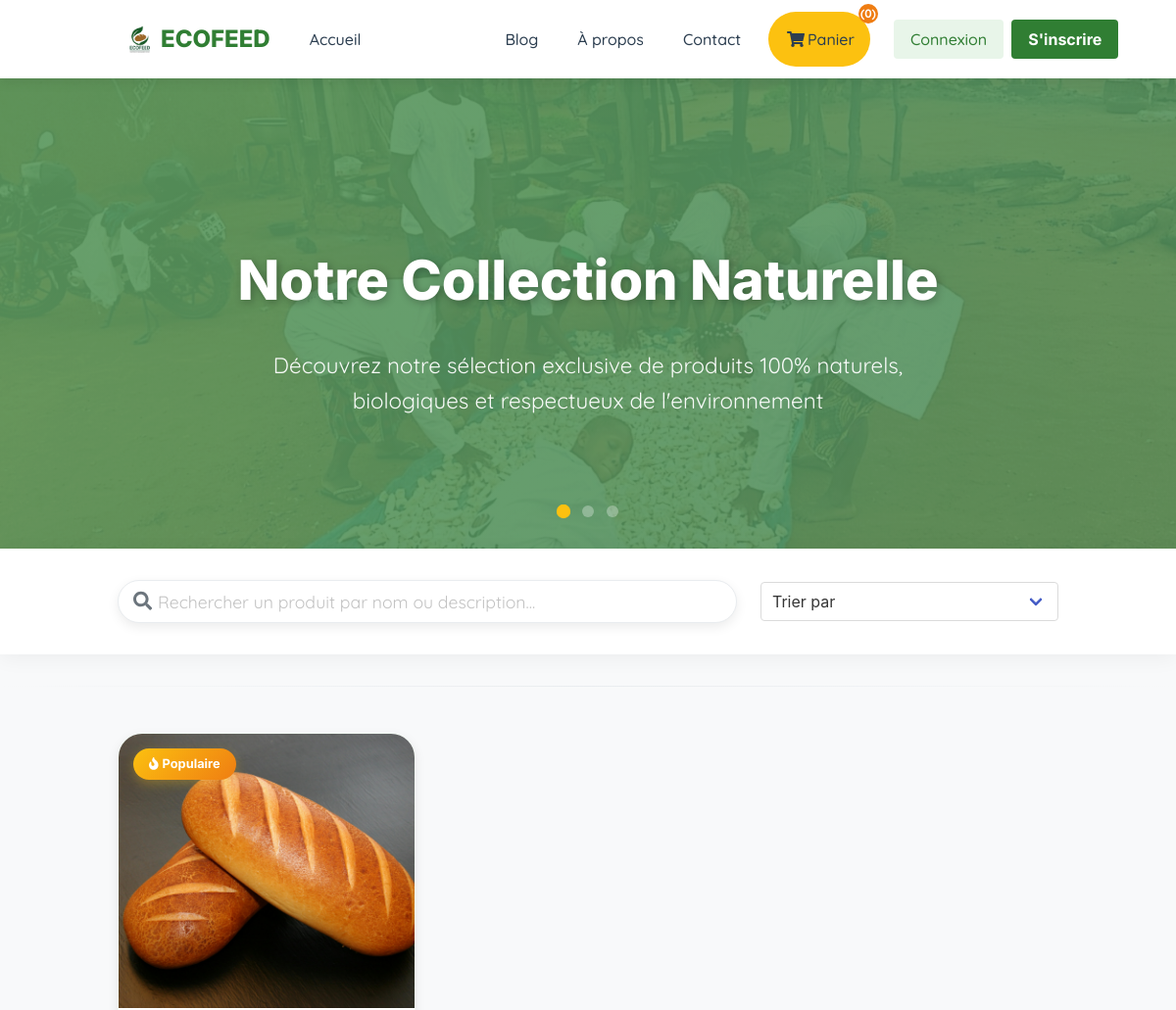
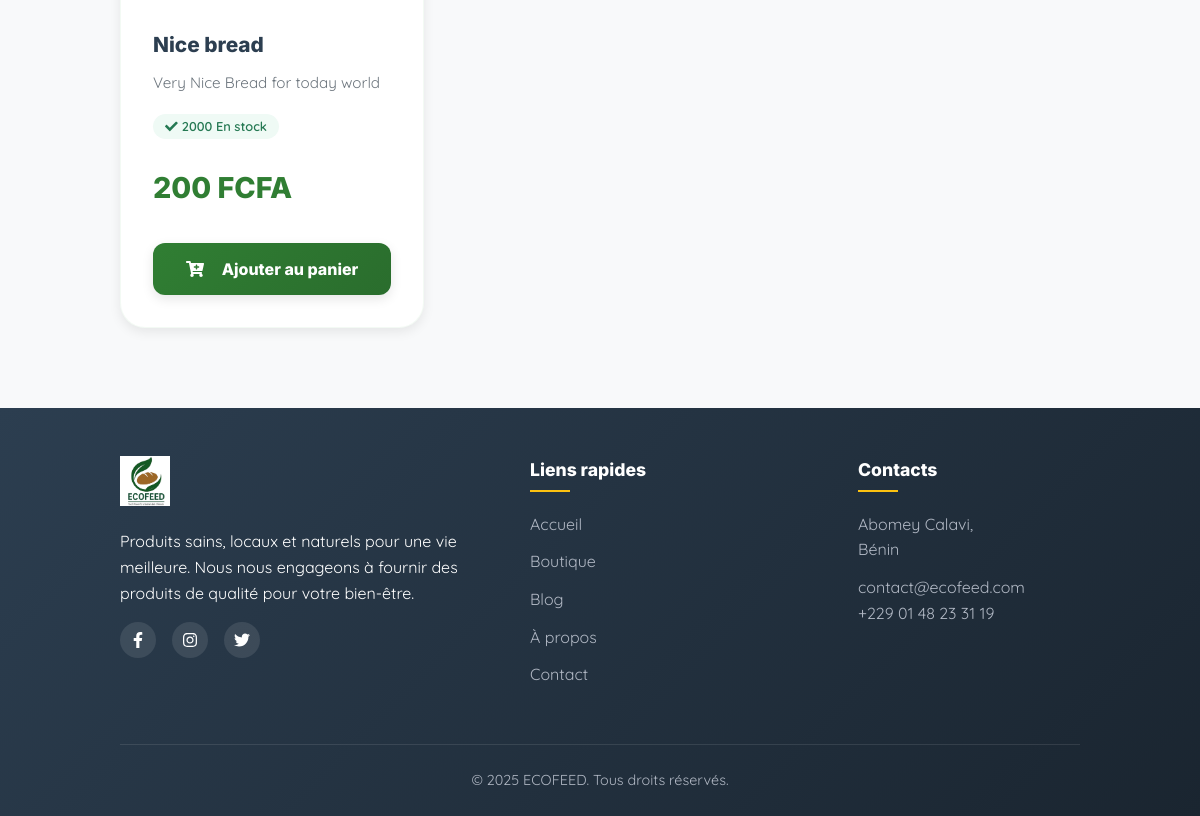
The app's page /products/, older data (2 pictures, top to bottom).
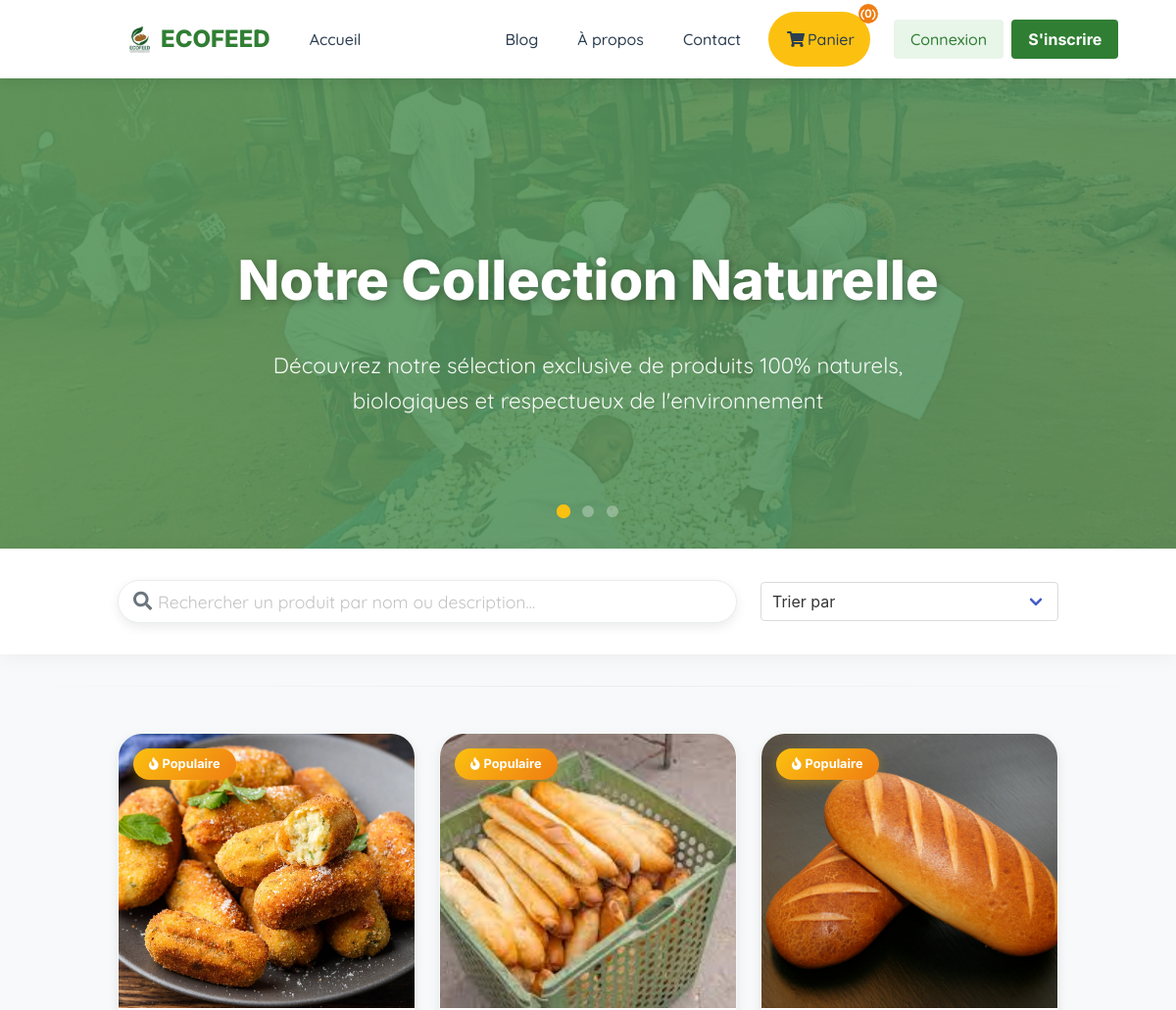
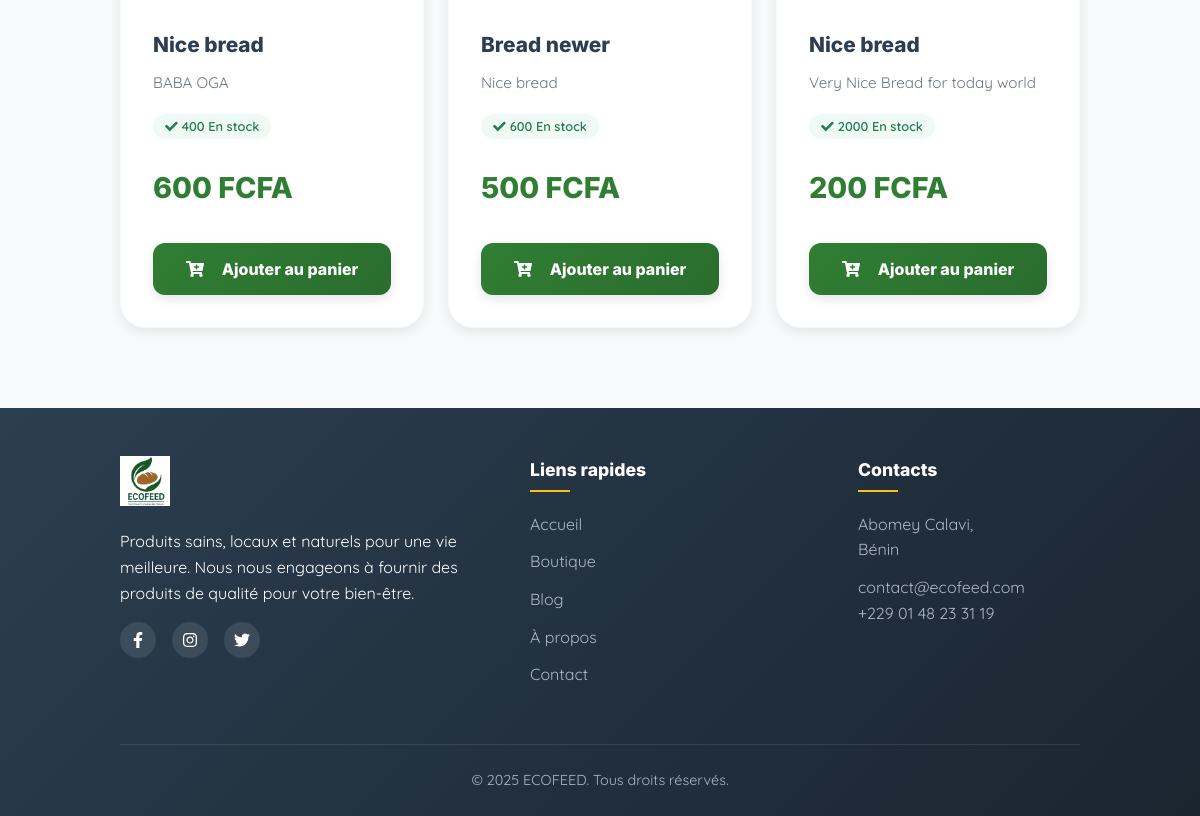
The same page, newer data (2 pictures, top to bottom).
### products/models.py (models this page shows, shortened)
class Product(models.Model):
    name = models.CharField(max_length=255)
    added_by = models.ForeignKey(User, on_delete=models.CASCADE, related_name='products')
    description = models.TextField()
    price = models.DecimalField(max_digits=10, decimal_places=0)
    available = models.PositiveIntegerField(default=0)
    currency = models.CharField(max_length=100, default="FCFA")
    image = models.ImageField(upload_to='products/')
    created_at = models.DateTimeField(auto_now_add=True)
    is_active = models.BooleanField(default=True)
    def average_rating(self):
        ratings = self.ratings.all()
        if ratings:
            return round(sum(r.rating for r in ratings) / len(ratings), 1)
        return 0

### products/views.py (the view)
# urls.py: path('',include('products.urls'))
def products(request):
    cart = request.session.get('cart', {})
    cart_product_ids = list(cart.keys())
    search_query = request.GET.get('search', '')
    sort_by = request.GET.get('sort', '')
    products_list = Product.objects.all()
    if search_query:
        products_list = products_list.filter(
            Q(name__icontains=search_query) |
            Q(description__icontains=search_query)
        )
    if sort_by == 'name':
        products_list = products_list.order_by('name')
    elif sort_by == 'price_asc':
        products_list = products_list.order_by('price')
    elif sort_by == 'price_desc':
        products_list = products_list.order_by('-price')
    elif sort_by == 'newest':
        products_list = products_list.order_by('-created_at')
    else:
        products_list = products_list.order_by('-created_at')
    paginator = Paginator(products_list, 9)
    page = request.GET.get('page')
    try:
        products_page = paginator.page(page)
    except PageNotAnInteger:
        products_page = paginator.page(1)
    except EmptyPage:
        products_page = paginator.page(paginator.num_pages)
    context = {
        'products': products_page,
        'is_admin': request.user.is_authenticated and request.user.is_admin(),
        'cart_product_ids': cart_product_ids,
        'search_query': search_query,  # Pass search back to template
        'sort_by': sort_by,            # Pass sort back to template
    }
    return render(request, "products/produits.html", context)

### products/templates/products/produits.html (shortened to what the changed rows need)
{% extends 'base.html' %}
{% load static %}
{% block content %}
<section class="products-hero">
  <div class="hero-content">
    <h1 class="hero-title">Notre Collection Naturelle</h1>
  </div>
</section>
<section class="products-grid">
  <div class="container">
    <div class="columns is-multiline" id="productGrid">
      {% for product in products %}
      <div class="column is-4 product-item"
           data-name="{{ product.name|lower }}"
           data-description="{{ product.description|lower }}"
           data-price="{{ product.price }}"
           data-available="{{ product.available }}"
           data-date="{{ product.created_at|date:'Y-m-d' }}"
           data-rating="{{ product.average_rating|default:0 }}">
        <div class="product-card">
          <div class="product-image">
            {% if product.image %}
              <img src="{{ product.image.url }}" alt="{{ product.name }}" loading="lazy">
            {% else %}
              <img src="https://images.unsplash.com/photo-1546069901-ba9599a7e63c?ixlib=rb-4.0.3&auto=format&fit=crop&w=600&q=80" alt="{{ product.name }}" loading="lazy">
            {% endif %}
            {% if forloop.counter <= 3 %}
              <div class="product-badge">
                <i class="fas fa-fire mr-1"></i>Populaire
              </div>
            {% endif %}
          </div>
          <div class="product-info">
            <h3 class="product-name">
              <a href="{% url 'product_detail' product.id %}">
                {{ product.name }}
              </a>
            </h3>
            <p class="product-description">{{ product.description|truncatechars:100 }}</p>
            <div class="product-meta">
              <div class="stock-badges">
                {% if product.available > 10 %}
                  <span class="tag is-success is-light">
                    <i class="fas fa-check mr-1"></i>
                    {{ product.available }} En stock
                  </span>
                {% elif product.available > 0 %}
                  <span class="tag is-warning is-light">
                    <i class="fas fa-exclamation-triangle mr-1"></i>
                    {{ product.available }} Restant{{ product.available|pluralize:"s" }}
                  </span>
                {% else %}
                  <span class="tag is-danger is-light">
                    <i class="fas fa-times mr-1"></i>
                    Rupture
                  </span>
                {% endif %}
              </div>
            </div>
            <p class="product-price">{{ product.price }} {{ product.currency|default:"FCFA" }}</p>
            <div class="cart-section">
              {% if product.id|stringformat:"s" in cart_product_ids %}
                <div class="in-cart-indicator">
                  <i class="fas fa-check-circle mr-2"></i>Dans le panier
                </div>
                <button class="cart-btn remove-from-cart" data-product-id="{{ product.id }}">
                  <i class="fas fa-trash mr-2"></i>Retirer du panier
                </button>
              {% else %}
                <button class="cart-btn add-to-cart" data-product-id="{{ product.id }}"
                        {% if product.available <= 0 %}disabled{% endif %}>
                  <i class="fas fa-cart-plus mr-2"></i>
                  {% if product.available <= 0 %}Rupture de stock{% else %}Ajouter au panier{% endif %}
                </button>
              {% endif %}
            </div>
          </div>
        </div>
      </div>
      {% endfor %}
    </div>
  </div>
</section>
{% endblock %}

Row changes from the older to the newer data that the page shows:
added Product: image (picture), name "Nice bread", description "BABA OGA", available "400", price "600", currency "FCFA", shows "Ajouter au panier"
added Product: image (picture), name "Bread newer", description "Nice bread", available "600", price "500", currency "FCFA", shows "Ajouter au panier"
